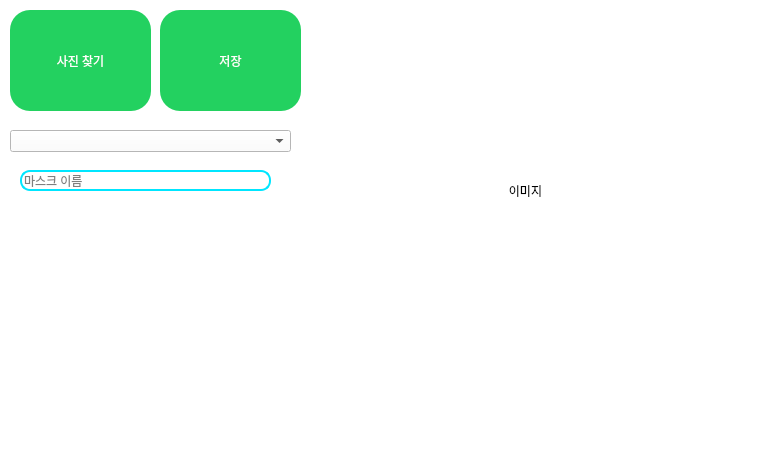
<?xml version="1.0" encoding="UTF-8"?>
<ui version="4.0">
 <class>Form</class>
 <widget class="QWidget" name="Form">
  <property name="geometry">
   <rect>
    <x>0</x>
    <y>0</y>
    <width>759</width>
    <height>455</height>
   </rect>
  </property>
  <property name="windowTitle">
   <string>Form</string>
  </property>
  <property name="styleSheet">
   <string notr="true">background-color:#ffffff;</string>
  </property>
  <widget class="QPushButton" name="pushButton">
   <property name="geometry">
    <rect>
     <x>10</x>
     <y>10</y>
     <width>141</width>
     <height>101</height>
    </rect>
   </property>
   <property name="styleSheet">
    <string notr="true">background-color: #23d160;
   border-color: transparent;
   color: #fff;
   border-radius: 20px;</string>
   </property>
   <property name="text">
    <string>사진 찾기</string>
   </property>
  </widget>
  <widget class="QLabel" name="label">
   <property name="geometry">
    <rect>
     <x>310</x>
     <y>10</y>
     <width>431</width>
     <height>361</height>
    </rect>
   </property>
   <property name="text">
    <string>이미지</string>
   </property>
   <property name="alignment">
    <set>Qt::AlignCenter</set>
   </property>
  </widget>
  <widget class="QPushButton" name="pushButton_2">
   <property name="geometry">
    <rect>
     <x>160</x>
     <y>10</y>
     <width>141</width>
     <height>101</height>
    </rect>
   </property>
   <property name="styleSheet">
    <string notr="true">background-color: #23d160;
   border-color: transparent;
   color: #fff;
   border-radius: 20px;</string>
   </property>
   <property name="text">
    <string>저장</string>
   </property>
  </widget>
  <widget class="QComboBox" name="combo">
   <property name="geometry">
    <rect>
     <x>10</x>
     <y>130</y>
     <width>281</width>
     <height>22</height>
    </rect>
   </property>
  </widget>
  <widget class="QLineEdit" name="maskname">
   <property name="geometry">
    <rect>
     <x>20</x>
     <y>170</y>
     <width>251</width>
     <height>21</height>
    </rect>
   </property>
   <property name="styleSheet">
    <string notr="true">border: 2px solid #00E6FF;
border-radius: 10px;</string>
   </property>
   <property name="inputMask">
    <string/>
   </property>
   <property name="text">
    <string/>
   </property>
   <property name="placeholderText">
    <string>마스크 이름</string>
   </property>
  </widget>
 </widget>
 <resources/>
 <connections>
  <connection>
   <sender>pushButton</sender>
   <signal>clicked()</signal>
   <receiver>Form</receiver>
   <slot>findphoto()</slot>
   <hints>
    <hint type="sourcelabel">
     <x>72</x>
     <y>45</y>
    </hint>
    <hint type="destinationlabel">
     <x>129</x>
     <y>195</y>
    </hint>
   </hints>
  </connection>
  <connection>
   <sender>pushButton_2</sender>
   <signal>clicked()</signal>
   <receiver>Form</receiver>
   <slot>savephoto()</slot>
   <hints>
    <hint type="sourcelabel">
     <x>224</x>
     <y>57</y>
    </hint>
    <hint type="destinationlabel">
     <x>254</x>
     <y>167</y>
    </hint>
   </hints>
  </connection>
 </connections>
 <slots>
  <slot>findphoto()</slot>
  <slot>savephoto()</slot>
 </slots>
</ui>
